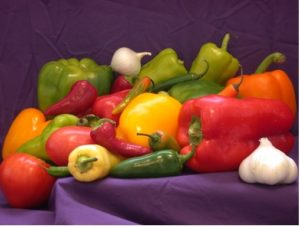
#> input picture imageprocessingpratice/hand.jpg, 300 x 227 px
$ python 41.1.py
#> lines starting #> are read from the running program, lines starting #| are printed output that depends on the picture
#görüntü inverting,positive/negative transforms
import cv2
import numpy as np
from matplotlib import pyplot as plt
image=cv2.imread("hand.jpg",0)#griye çevirme
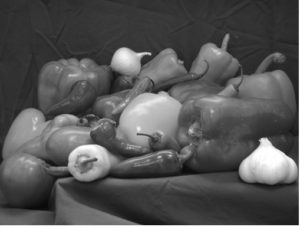
#> image: shape (227, 300); min 8, max 255, mean 84.1
#max=np.max(image)-image #görüntüdeki en büyük piksel parlaklığını verir
inverted=np.invert(image)#tersini aldırma
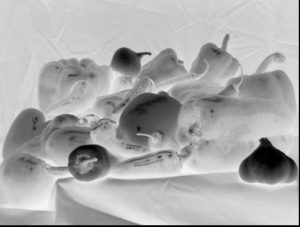
#> inverted: shape (227, 300); min 0, max 247, mean 170.9
cv2.imshow("original",image)
cv2.imshow("inverted",inverted)
#cv2.waitkey()
negimage=255-image#görüntünün negatifini verir

cv2.imshow("negimage",negimage)
cv2.waitKey()

$ run again, with imageprocessingpratice/einstein.jpg copied over imageprocessingpratice/hand.jpg
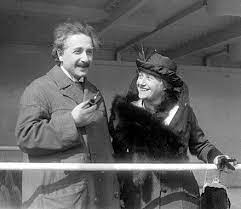
#> input picture imageprocessingpratice/einstein.jpg, 241 x 209 px
#> image is the input picture: shape (209, 241); min 0, max 255, mean 95.5
#> `inverted=np.invert(image)#tersini aldırma`:
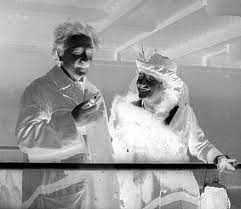
#> inverted: shape (209, 241); min 0, max 255, mean 159.5
